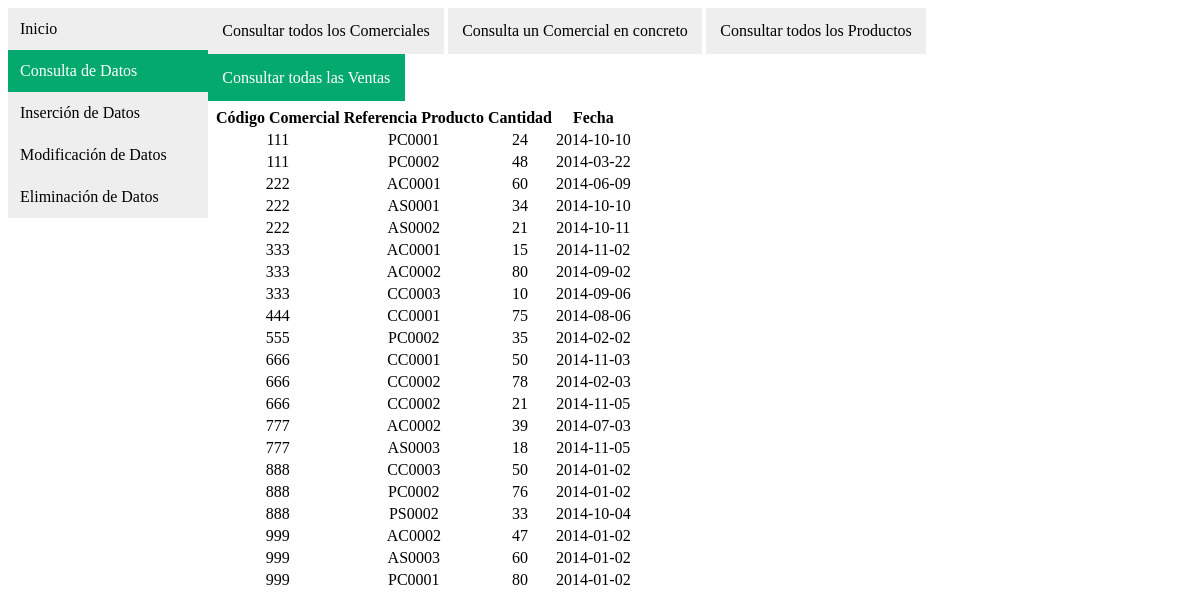
/Consulta/consultaVentas.php, run on the app's committed database.
### tables this page shows
create table IF NOT EXISTS Ventas (
	codComercial	varchar(3),
	refProducto		varchar(6),
	cantidad		int,
	fecha			date,
	primary key (codComercial, refProducto, fecha),
	foreign key (codComercial) references Comerciales(codigo) ON DELETE CASCADE ON UPDATE CASCADE,
	foreign key (refProducto) references Productos(referencia) ON DELETE CASCADE ON UPDATE CASCADE
);

### controller.php (called while the page is built, shortened)
<?php
function consultaSQL($sql){
$host = "127.0.0.1";
$dbname = "ventas_comerciales";
$username = "dwes";
$password = "dwes";
    try {
        $conn = new PDO("mysql:host=$host;dbname=$dbname;charset=utf8", $username, $password);
        $busqueda = $conn->query($sql);
        $arrDatos = $busqueda->fetchAll(PDO::FETCH_ASSOC);
    } catch (PDOException $e) {
        die("No se pudo conectar con $dbname :" . $e->getMessage());
    }
    return $arrDatos;
}
?>

### Consulta/consultaVentas.php (the view, shortened to what this page needs)
<!DOCTYPE html>
<html lang="es">
<head>
    <link rel='stylesheet' href='../CSS/style.css'>
</head>
<body>
    <nav>
        <div class="vertical-menu">
            <a href="../index.php">Inicio</a>
            <a href="index.html" class="active">Consulta de Datos</a>
            <a href="../Insercion/index.html">Inserción de Datos</a>
            <a href="../Modificacion/index.html">Modificación de Datos</a>
            <a href="../Eliminacion/eliminacion.html">Eliminación de Datos</a>
        </div>
    </nav>
    <div class="horizontal-menu">
            <a href="consultaComerciales.php" >Consultar todos los Comerciales</a>
            <a href="consultaVentasComercial.php">Consulta un Comercial en concreto</a>
            <a href="consultaProductos.php">Consultar todos los Productos</a>
            <a href="consultaVentas.php" class="active">Consultar todas las Ventas</a>
        </div>
    <table class="tabla">
        <th class="bg-primary" scope="col">Código Comercial</th>
        <th class="bg-primary" scope="col">Referencia Producto</th>
        <th class="bg-primary" scope="col">Cantidad</th>
        <th class="bg-primary" scope="col">Fecha</th>
        <?php
        include '../controller.php';
        $sql ="SELECT * FROM Ventas";
        $arrDatos = consultaSQL($sql);
        foreach ($arrDatos as $muestra) {
            echo '<tr>';
            echo '<td >' . $muestra['codComercial'] . '</td>';
            echo '<td >' . $muestra['refProducto'] . '</td>';
            echo '<td >' . $muestra['cantidad'] . '</td>';
            echo '<td >' . $muestra['fecha'] . '</td>';
            echo ' </tr>';
        }
        ?>
    </table>
</body>
</html>

### CSS/style.css (style rules this page uses)
.tabla { text-align: center; display: flex; align-items: left; justify-content: left; padding: 5px; }
.vertical-menu { width: 200px; float: left; }
.vertical-menu a { background-color: #eee; color: black; display: block; padding: 12px; text-decoration: none; }
.vertical-menu a.active { background-color: #04AA6D; color: white; }
.horizontal-menu { width: 80%; float: inherit; }
.horizontal-menu a { background-color: #eee; color: black; display: inline-block; padding: 1.5%; text-decoration: none; }
.horizontal-menu a.active { background-color: #04AA6D; color: white; }

### data on the page
ventas: codComercial "111", refProducto "PC0001", cantidad "24", fecha "2014-10-10"
ventas: codComercial "111", refProducto "PC0002", cantidad "48", fecha "2014-03-22"
ventas: codComercial "222", refProducto "AC0001", cantidad "60", fecha "2014-06-09"
ventas: codComercial "222", refProducto "AS0001", cantidad "34", fecha "2014-10-10"
ventas: codComercial "222", refProducto "AS0002", cantidad "21", fecha "2014-10-11"
ventas: codComercial "333", refProducto "AC0001", cantidad "15", fecha "2014-11-02"
ventas: codComercial "333", refProducto "AC0002", cantidad "80", fecha "2014-09-02"
ventas: codComercial "333", refProducto "CC0003", cantidad "10", fecha "2014-09-06"
ventas: codComercial "444", refProducto "CC0001", cantidad "75", fecha "2014-08-06"
ventas: codComercial "555", refProducto "PC0002", cantidad "35", fecha "2014-02-02"
ventas: codComercial "666", refProducto "CC0001", cantidad "50", fecha "2014-11-03"
ventas: codComercial "666", refProducto "CC0002", cantidad "78", fecha "2014-02-03"
ventas: codComercial "666", refProducto "CC0002", cantidad "21", fecha "2014-11-05"
ventas: codComercial "777", refProducto "AC0002", cantidad "39", fecha "2014-07-03"
ventas: codComercial "777", refProducto "AS0003", cantidad "18", fecha "2014-11-05"
ventas: codComercial "888", refProducto "CC0003", cantidad "50", fecha "2014-01-02"
ventas: codComercial "888", refProducto "PC0002", cantidad "76", fecha "2014-01-02"
ventas: codComercial "888", refProducto "PS0002", cantidad "33", fecha "2014-10-04"
ventas: codComercial "999", refProducto "AC0002", cantidad "47", fecha "2014-01-02"
ventas: codComercial "999", refProducto "AS0003", cantidad "60", fecha "2014-01-02"
ventas: codComercial "999", refProducto "PC0001", cantidad "80", fecha "2014-01-02"
